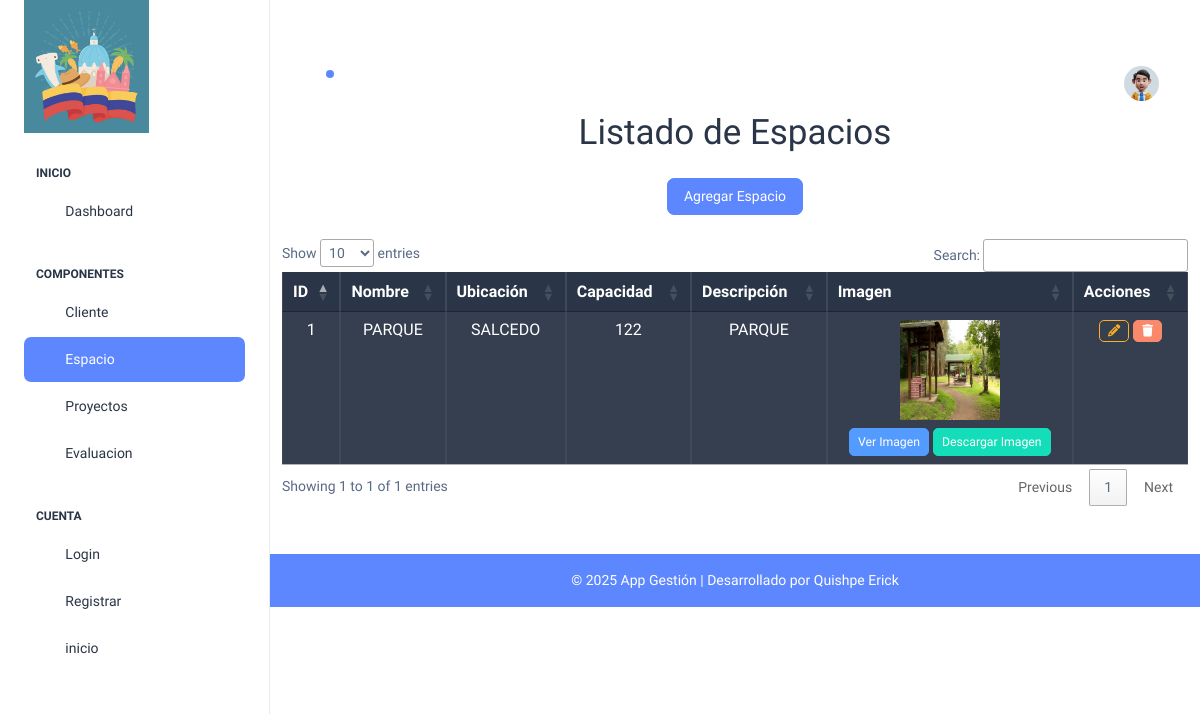
/espacio_mostrar/, run on the app's committed database.
### Aplicaciones/Espacios/models.py (models this page shows, shortened)
class Espacio(models.Model):
    nombre = models.CharField(max_length=255)
    ubicacion = models.TextField()
    capacidad = models.IntegerField()
    descripcion = models.TextField(blank=True, null=True)
    imagen = models.ImageField(upload_to='espacio/', blank=True, null=True, )

### Aplicaciones/Espacios/views.py (the view)
# urls.py: path('espacio_mostrar/', views.espacio_mostrar, name='espacio_mostrar'),
def espacio_mostrar(request):
    espacios = Espacio.objects.all()
    return render(request, 'espacio_mostrar.html', {'espacios': espacios})

### Aplicaciones/Espacios/templates/espacio_mostrar.html (shortened to what this page needs)
{% extends "./plantilla1.html" %}
{% block contenido %}
<div class="container mt-5">
    <div class="row">
        <div class="col-12 text-center">
            <h1 class="mb-4">Listado de Espacios</h1>
            <a href="/espacio_crear/" class="btn btn-primary mb-4">Agregar Espacio</a>
        </div>
    </div>
    <div class="row">
        <div class="col-12">
            <div class="table-responsive">
                <table class="table table-bordered table-dark table-striped table-hover text-center" id="tbl-espacios">
                    <thead>
                        <tr>
                            <th>ID</th>
                            <th>Nombre</th>
                            <th>Ubicación</th>
                            <th>Capacidad</th>
                            <th>Descripción</th>
                            <th>Imagen</th>
                            <th>Acciones</th>
                        </tr>
                    </thead>
                    <tbody>
                        {% for espacio in espacios %}
                            <tr>
                                <td>{{ espacio.id }}</td>
                                <td>{{ espacio.nombre }}</td>
                                <td>{{ espacio.ubicacion }}</td>
                                <td>{{ espacio.capacidad }}</td>
                                <td>{{ espacio.descripcion }}</td>
                                <td>
                                    {% if espacio.imagen %}
                                        <a href="{{ espacio.imagen.url }}" target="_blank">
                                            <img src="{{ espacio.imagen.url }}" alt="Imagen del espacio" height="100" width="100" class="mb-2">
                                        </a>
                                        <br>
                                        <a href="{{ espacio.imagen.url }}" target="_blank" class="btn btn-info btn-sm">Ver Imagen</a>
                                        <a href="{{ espacio.imagen.url }}" download class="btn btn-success btn-sm">Descargar Imagen</a>
                                    {% else %}
                                        No disponible
                                    {% endif %}
                                </td>
                                <td>
                                    <a href="/espacio_editar/{{ espacio.id }}" class="btn btn-outline-warning btn-sm">
                                        <i class="fas fa-pencil-alt"></i>
                                    </a>
                                    <a href="javascript:void(0)" onclick="eliminarEspacio('/eliminar_espacio/{{ espacio.id }}');" class="btn btn-danger btn-sm">
                                        <i class="fas fa-trash"></i>
                                    </a>
                                </td>
                            </tr>
                        {% endfor %}
                    </tbody>
                </table>
            </div>
        </div>
    </div>
</div>
{% endblock %}

### data on the page
Espacio: id "1", nombre "PARQUE", ubicacion "SALCEDO", capacidad "122", descripcion "PARQUE", imagen (picture)
